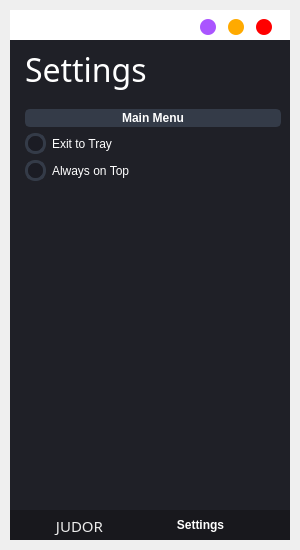
<?xml version="1.0" encoding="UTF-8"?>
<ui version="4.0">
 <class>MainWindow</class>
 <widget class="QMainWindow" name="MainWindow">
  <property name="geometry">
   <rect>
    <x>0</x>
    <y>0</y>
    <width>300</width>
    <height>550</height>
   </rect>
  </property>
  <property name="minimumSize">
   <size>
    <width>300</width>
    <height>550</height>
   </size>
  </property>
  <property name="maximumSize">
   <size>
    <width>300</width>
    <height>16777215</height>
   </size>
  </property>
  <property name="windowTitle">
   <string>MainWindow</string>
  </property>
  <widget class="QWidget" name="centralwidget">
   <property name="sizePolicy">
    <sizepolicy hsizetype="Preferred" vsizetype="Preferred">
     <horstretch>0</horstretch>
     <verstretch>0</verstretch>
    </sizepolicy>
   </property>
   <property name="minimumSize">
    <size>
     <width>300</width>
     <height>550</height>
    </size>
   </property>
   <property name="maximumSize">
    <size>
     <width>16777215</width>
     <height>16777215</height>
    </size>
   </property>
   <property name="styleSheet">
    <string notr="true"/>
   </property>
   <layout class="QVBoxLayout" name="drop_shadow_layout">
    <property name="spacing">
     <number>0</number>
    </property>
    <property name="leftMargin">
     <number>10</number>
    </property>
    <property name="topMargin">
     <number>10</number>
    </property>
    <property name="rightMargin">
     <number>10</number>
    </property>
    <property name="bottomMargin">
     <number>10</number>
    </property>
    <item>
     <widget class="QFrame" name="drop_shadow_frame">
      <property name="maximumSize">
       <size>
        <width>16777215</width>
        <height>16777215</height>
       </size>
      </property>
      <property name="styleSheet">
       <string notr="true">background-color: rgb(255, 255, 255);
border: 0px;

</string>
      </property>
      <property name="frameShape">
       <enum>QFrame::NoFrame</enum>
      </property>
      <property name="frameShadow">
       <enum>QFrame::Raised</enum>
      </property>
      <layout class="QVBoxLayout" name="verticalLayout">
       <property name="spacing">
        <number>0</number>
       </property>
       <property name="leftMargin">
        <number>0</number>
       </property>
       <property name="topMargin">
        <number>0</number>
       </property>
       <property name="rightMargin">
        <number>0</number>
       </property>
       <property name="bottomMargin">
        <number>0</number>
       </property>
       <item>
        <widget class="QFrame" name="title_bar">
         <property name="maximumSize">
          <size>
           <width>16777215</width>
           <height>30</height>
          </size>
         </property>
         <property name="styleSheet">
          <string notr="true">background-color:none;</string>
         </property>
         <property name="frameShape">
          <enum>QFrame::NoFrame</enum>
         </property>
         <property name="frameShadow">
          <enum>QFrame::Raised</enum>
         </property>
         <layout class="QHBoxLayout" name="horizontalLayout">
          <property name="spacing">
           <number>0</number>
          </property>
          <property name="leftMargin">
           <number>0</number>
          </property>
          <property name="topMargin">
           <number>0</number>
          </property>
          <property name="rightMargin">
           <number>0</number>
          </property>
          <property name="bottomMargin">
           <number>0</number>
          </property>
          <item>
           <widget class="QFrame" name="frame_title">
            <property name="minimumSize">
             <size>
              <width>0</width>
              <height>0</height>
             </size>
            </property>
            <property name="font">
             <font>
              <family>Segoe UI</family>
              <pointsize>14</pointsize>
              <weight>75</weight>
              <bold>true</bold>
             </font>
            </property>
            <property name="frameShape">
             <enum>QFrame::StyledPanel</enum>
            </property>
            <property name="frameShadow">
             <enum>QFrame::Raised</enum>
            </property>
            <layout class="QHBoxLayout" name="horizontalLayout_7">
             <property name="spacing">
              <number>0</number>
             </property>
             <property name="leftMargin">
              <number>15</number>
             </property>
             <property name="topMargin">
              <number>3</number>
             </property>
             <property name="rightMargin">
              <number>0</number>
             </property>
             <property name="bottomMargin">
              <number>0</number>
             </property>
            </layout>
           </widget>
          </item>
          <item>
           <widget class="QFrame" name="frame_btns">
            <property name="maximumSize">
             <size>
              <width>105</width>
              <height>16777215</height>
             </size>
            </property>
            <property name="frameShape">
             <enum>QFrame::StyledPanel</enum>
            </property>
            <property name="frameShadow">
             <enum>QFrame::Raised</enum>
            </property>
            <layout class="QHBoxLayout" name="horizontalLayout_2">
             <item>
              <widget class="QPushButton" name="btn_forcequit">
               <property name="minimumSize">
                <size>
                 <width>16</width>
                 <height>16</height>
                </size>
               </property>
               <property name="maximumSize">
                <size>
                 <width>16</width>
                 <height>16</height>
                </size>
               </property>
               <property name="styleSheet">
                <string notr="true">QPushButton {
	border: none;
	border-radius: 8px;

	background-color: rgb(170, 85, 255);
}
QPushButton:hover {
	
	background-color: rgb(170, 85, 255, 150);;
}</string>
               </property>
               <property name="text">
                <string/>
               </property>
              </widget>
             </item>
             <item>
              <widget class="QPushButton" name="btn_minimize">
               <property name="minimumSize">
                <size>
                 <width>16</width>
                 <height>16</height>
                </size>
               </property>
               <property name="maximumSize">
                <size>
                 <width>16</width>
                 <height>16</height>
                </size>
               </property>
               <property name="styleSheet">
                <string notr="true">QPushButton {
	border: none;
	border-radius: 8px;
	
	background-color: rgb(255, 170, 0);
}
QPushButton:hover {
	
	
	background-color: rgba(255, 170, 0, 150);
}</string>
               </property>
               <property name="text">
                <string/>
               </property>
              </widget>
             </item>
             <item>
              <widget class="QPushButton" name="btn_close">
               <property name="minimumSize">
                <size>
                 <width>16</width>
                 <height>16</height>
                </size>
               </property>
               <property name="maximumSize">
                <size>
                 <width>16</width>
                 <height>16</height>
                </size>
               </property>
               <property name="styleSheet">
                <string notr="true">QPushButton {
	border: none;
	border-radius: 8px;
	background-color: rgb(255, 0, 0);
}
QPushButton:hover {
	
	background-color: rgba(255, 0, 0, 150);

}</string>
               </property>
               <property name="text">
                <string/>
               </property>
              </widget>
             </item>
            </layout>
           </widget>
          </item>
         </layout>
        </widget>
       </item>
       <item>
        <widget class="QFrame" name="content_bar">
         <property name="maximumSize">
          <size>
           <width>16777215</width>
           <height>16777215</height>
          </size>
         </property>
         <property name="styleSheet">
          <string notr="true">background-color:none;</string>
         </property>
         <property name="frameShape">
          <enum>QFrame::StyledPanel</enum>
         </property>
         <property name="frameShadow">
          <enum>QFrame::Raised</enum>
         </property>
         <layout class="QVBoxLayout" name="verticalLayout_4">
          <property name="spacing">
           <number>0</number>
          </property>
          <property name="leftMargin">
           <number>0</number>
          </property>
          <property name="topMargin">
           <number>0</number>
          </property>
          <property name="rightMargin">
           <number>0</number>
          </property>
          <property name="bottomMargin">
           <number>0</number>
          </property>
          <item>
           <widget class="QStackedWidget" name="stackedWidget">
            <property name="lineWidth">
             <number>0</number>
            </property>
            <property name="currentIndex">
             <number>1</number>
            </property>
            <widget class="QWidget" name="page_home">
             <layout class="QVBoxLayout" name="verticalLayout_5">
              <property name="spacing">
               <number>0</number>
              </property>
              <property name="leftMargin">
               <number>0</number>
              </property>
              <property name="topMargin">
               <number>0</number>
              </property>
              <property name="rightMargin">
               <number>0</number>
              </property>
              <property name="bottomMargin">
               <number>0</number>
              </property>
              <item>
               <widget class="QFrame" name="frame_content_home">
                <property name="frameShape">
                 <enum>QFrame::StyledPanel</enum>
                </property>
                <property name="frameShadow">
                 <enum>QFrame::Raised</enum>
                </property>
                <property name="lineWidth">
                 <number>1</number>
                </property>
                <layout class="QHBoxLayout" name="horizontalLayout_4">
                 <property name="spacing">
                  <number>0</number>
                 </property>
                 <property name="leftMargin">
                  <number>0</number>
                 </property>
                 <property name="topMargin">
                  <number>0</number>
                 </property>
                 <property name="rightMargin">
                  <number>0</number>
                 </property>
                 <property name="bottomMargin">
                  <number>0</number>
                 </property>
                 <item>
                  <widget class="QFrame" name="frame_info">
                   <property name="minimumSize">
                    <size>
                     <width>250</width>
                     <height>250</height>
                    </size>
                   </property>
                   <property name="maximumSize">
                    <size>
                     <width>16777215</width>
                     <height>16777215</height>
                    </size>
                   </property>
                   <property name="frameShape">
                    <enum>QFrame::StyledPanel</enum>
                   </property>
                   <property name="frameShadow">
                    <enum>QFrame::Raised</enum>
                   </property>
                   <property name="lineWidth">
                    <number>0</number>
                   </property>
                   <layout class="QVBoxLayout" name="verticalLayout_6">
                    <property name="spacing">
                     <number>0</number>
                    </property>
                    <property name="leftMargin">
                     <number>0</number>
                    </property>
                    <property name="topMargin">
                     <number>0</number>
                    </property>
                    <property name="rightMargin">
                     <number>0</number>
                    </property>
                    <property name="bottomMargin">
                     <number>0</number>
                    </property>
                    <item>
                     <widget class="QFrame" name="frame_timedate">
                      <property name="sizePolicy">
                       <sizepolicy hsizetype="Preferred" vsizetype="Fixed">
                        <horstretch>0</horstretch>
                        <verstretch>0</verstretch>
                       </sizepolicy>
                      </property>
                      <property name="minimumSize">
                       <size>
                        <width>0</width>
                        <height>0</height>
                       </size>
                      </property>
                      <property name="maximumSize">
                       <size>
                        <width>16777215</width>
                        <height>16777215</height>
                       </size>
                      </property>
                      <property name="font">
                       <font>
                        <pointsize>1</pointsize>
                       </font>
                      </property>
                      <property name="styleSheet">
                       <string notr="true"/>
                      </property>
                      <property name="frameShape">
                       <enum>QFrame::StyledPanel</enum>
                      </property>
                      <property name="frameShadow">
                       <enum>QFrame::Raised</enum>
                      </property>
                      <layout class="QVBoxLayout" name="verticalLayout_2">
                       <property name="spacing">
                        <number>0</number>
                       </property>
                       <property name="leftMargin">
                        <number>0</number>
                       </property>
                       <property name="topMargin">
                        <number>0</number>
                       </property>
                       <property name="rightMargin">
                        <number>0</number>
                       </property>
                       <property name="bottomMargin">
                        <number>0</number>
                       </property>
                       <item>
                        <widget class="QLabel" name="label_date_3">
                         <property name="minimumSize">
                          <size>
                           <width>0</width>
                           <height>0</height>
                          </size>
                         </property>
                         <property name="maximumSize">
                          <size>
                           <width>16777215</width>
                           <height>16777215</height>
                          </size>
                         </property>
                         <property name="font">
                          <font>
                           <family>LEMON MILK</family>
                           <pointsize>18</pointsize>
                          </font>
                         </property>
                         <property name="layoutDirection">
                          <enum>Qt::LeftToRight</enum>
                         </property>
                         <property name="styleSheet">
                          <string notr="true">
color: rgb(45, 45, 45);</string>
                         </property>
                         <property name="lineWidth">
                          <number>3</number>
                         </property>
                         <property name="midLineWidth">
                          <number>-4</number>
                         </property>
                         <property name="text">
                          <string>&lt;html&gt;&lt;head/&gt;&lt;body&gt;&lt;p align=&quot;center&quot;&gt;11th November, 2021&lt;/p&gt;&lt;/body&gt;&lt;/html&gt;</string>
                         </property>
                         <property name="alignment">
                          <set>Qt::AlignCenter</set>
                         </property>
                        </widget>
                       </item>
                       <item>
                        <widget class="QLabel" name="label_time">
                         <property name="minimumSize">
                          <size>
                           <width>0</width>
                           <height>0</height>
                          </size>
                         </property>
                         <property name="maximumSize">
                          <size>
                           <width>16777215</width>
                           <height>16777215</height>
                          </size>
                         </property>
                         <property name="font">
                          <font>
                           <family>LEMON MILK</family>
                           <pointsize>50</pointsize>
                          </font>
                         </property>
                         <property name="layoutDirection">
                          <enum>Qt::LeftToRight</enum>
                         </property>
                         <property name="styleSheet">
                          <string notr="true">
color: rgb(0, 0, 0);</string>
                         </property>
                         <property name="lineWidth">
                          <number>3</number>
                         </property>
                         <property name="midLineWidth">
                          <number>-4</number>
                         </property>
                         <property name="text">
                          <string>&lt;html&gt;&lt;head/&gt;&lt;body&gt;&lt;p align=&quot;center&quot;&gt;7:00PM&lt;/p&gt;&lt;/body&gt;&lt;/html&gt;</string>
                         </property>
                         <property name="alignment">
                          <set>Qt::AlignCenter</set>
                         </property>
                        </widget>
                       </item>
                      </layout>
                     </widget>
                    </item>
                    <item>
                     <widget class="QFrame" name="frame_todolist">
                      <property name="styleSheet">
                       <string notr="true">background-color: rgb(31, 32, 39);</string>
                      </property>
                      <property name="frameShape">
                       <enum>QFrame::StyledPanel</enum>
                      </property>
                      <property name="frameShadow">
                       <enum>QFrame::Raised</enum>
                      </property>
                      <layout class="QVBoxLayout" name="verticalLayout_9">
                       <property name="spacing">
                        <number>0</number>
                       </property>
                       <property name="leftMargin">
                        <number>0</number>
                       </property>
                       <property name="topMargin">
                        <number>0</number>
                       </property>
                       <property name="rightMargin">
                        <number>0</number>
                       </property>
                       <property name="bottomMargin">
                        <number>0</number>
                       </property>
                       <item>
                        <widget class="QFrame" name="frame_tools">
                         <property name="maximumSize">
                          <size>
                           <width>16777215</width>
                           <height>70</height>
                          </size>
                         </property>
                         <property name="styleSheet">
                          <string notr="true">background-color: rgb(41, 45, 56);
border: 0px;

</string>
                         </property>
                         <property name="frameShape">
                          <enum>QFrame::StyledPanel</enum>
                         </property>
                         <property name="frameShadow">
                          <enum>QFrame::Raised</enum>
                         </property>
                         <layout class="QGridLayout" name="gridLayout">
                          <property name="sizeConstraint">
                           <enum>QLayout::SetDefaultConstraint</enum>
                          </property>
                          <property name="spacing">
                           <number>6</number>
                          </property>
                          <item row="0" column="0">
                           <widget class="QPushButton" name="newtask">
                            <property name="sizePolicy">
                             <sizepolicy hsizetype="Preferred" vsizetype="Preferred">
                              <horstretch>0</horstretch>
                              <verstretch>0</verstretch>
                             </sizepolicy>
                            </property>
                            <property name="minimumSize">
                             <size>
                              <width>0</width>
                              <height>0</height>
                             </size>
                            </property>
                            <property name="font">
                             <font>
                              <family>Segoe UI</family>
                              <pointsize>9</pointsize>
                              <weight>75</weight>
                              <bold>true</bold>
                             </font>
                            </property>
                            <property name="styleSheet">
                             <string notr="true">QPushButton {	
	
	color: rgb(255, 255, 255);
	border: 2px solid rgb(52, 59, 72);
	border-radius: 5px;	
	background-color: rgb(52, 59, 72);
}
QPushButton:hover {
	background-color: rgb(57, 65, 80);
	border: 2px solid rgb(61, 70, 86);
}
QPushButton:pressed {	
	background-color: rgb(35, 40, 49);
	border: 2px solid rgb(43, 50, 61);
}</string>
                            </property>
                            <property name="text">
                             <string>New Task</string>
                            </property>
                            <property name="icon">
                             <iconset>
                              <normaloff>images/cil-input.png</normaloff>images/cil-input.png</iconset>
                            </property>
                           </widget>
                          </item>
                          <item row="1" column="0">
                           <widget class="QPushButton" name="deletetask">
                            <property name="sizePolicy">
                             <sizepolicy hsizetype="Preferred" vsizetype="Preferred">
                              <horstretch>0</horstretch>
                              <verstretch>0</verstretch>
                             </sizepolicy>
                            </property>
                            <property name="minimumSize">
                             <size>
                              <width>0</width>
                              <height>0</height>
                             </size>
                            </property>
                            <property name="font">
                             <font>
                              <family>Segoe UI</family>
                              <pointsize>9</pointsize>
                              <weight>75</weight>
                              <bold>true</bold>
                             </font>
                            </property>
                            <property name="styleSheet">
                             <string notr="true">QPushButton {
	
	color: rgb(255, 255, 255);
	border: 2px solid rgb(52, 59, 72);
	border-radius: 5px;	
	background-color: rgb(52, 59, 72);
}
QPushButton:hover {
	background-color: rgb(57, 65, 80);
	border: 2px solid rgb(61, 70, 86);
}
QPushButton:pressed {	
	background-color: rgb(35, 40, 49);
	border: 2px solid rgb(43, 50, 61);
}</string>
                            </property>
                            <property name="text">
                             <string>Reset All</string>
                            </property>
                            <property name="icon">
                             <iconset>
                              <normaloff>images/cil-x-circle.png</normaloff>images/cil-x-circle.png</iconset>
                            </property>
                           </widget>
                          </item>
                          <item row="0" column="1" rowspan="2">
                           <widget class="QTextEdit" name="textEdit">
                            <property name="sizePolicy">
                             <sizepolicy hsizetype="Preferred" vsizetype="Preferred">
                              <horstretch>0</horstretch>
                              <verstretch>0</verstretch>
                             </sizepolicy>
                            </property>
                            <property name="styleSheet">
                             <string notr="true">background-color: rgb(109, 113, 127);</string>
                            </property>
                            <property name="inputMethodHints">
                             <set>Qt::ImhNone</set>
                            </property>
                            <property name="frameShadow">
                             <enum>QFrame::Sunken</enum>
                            </property>
                           </widget>
                          </item>
                         </layout>
                        </widget>
                       </item>
                       <item>
                        <widget class="QFrame" name="frame_actuallist">
                         <property name="styleSheet">
                          <string notr="true">QCheckBox::indicator {
    border: 3px solid rgb(52, 59, 72);
	width: 15px;
	height: 15px;
	border-radius: 10px;
	background: rgb(27, 28, 36)
   

}
QCheckBox::indicator:hover {
    border: 3px solid rgb(58, 66, 81);
	background-image: url(:/images/images/cil-check-alt.png);
}

QCheckBox::indicator:checked {
    border: 3px solid rgb(58, 66, 81);
	background-image: url(:/images/images/cil-check.png);
}
</string>
                         </property>
                         <property name="inputMethodHints">
                          <set>Qt::ImhMultiLine</set>
                         </property>
                         <property name="frameShape">
                          <enum>QFrame::StyledPanel</enum>
                         </property>
                         <property name="frameShadow">
                          <enum>QFrame::Raised</enum>
                         </property>
                         <layout class="QFormLayout" name="formLayout">
                          <property name="horizontalSpacing">
                           <number>60</number>
                          </property>
                          <property name="verticalSpacing">
                           <number>6</number>
                          </property>
                          <property name="leftMargin">
                           <number>6</number>
                          </property>
                          <property name="topMargin">
                           <number>6</number>
                          </property>
                          <property name="rightMargin">
                           <number>6</number>
                          </property>
                          <property name="bottomMargin">
                           <number>6</number>
                          </property>
                         </layout>
                        </widget>
                       </item>
                      </layout>
                     </widget>
                    </item>
                   </layout>
                  </widget>
                 </item>
                </layout>
               </widget>
              </item>
             </layout>
            </widget>
            <widget class="QWidget" name="page_credits">
             <layout class="QVBoxLayout" name="verticalLayout_3">
              <property name="spacing">
               <number>0</number>
              </property>
              <property name="leftMargin">
               <number>0</number>
              </property>
              <property name="topMargin">
               <number>0</number>
              </property>
              <property name="rightMargin">
               <number>0</number>
              </property>
              <property name="bottomMargin">
               <number>0</number>
              </property>
              <item>
               <widget class="QFrame" name="frame_content_credits">
                <property name="styleSheet">
                 <string notr="true">background-color: rgb(31, 32, 39);</string>
                </property>
                <property name="frameShape">
                 <enum>QFrame::StyledPanel</enum>
                </property>
                <property name="frameShadow">
                 <enum>QFrame::Raised</enum>
                </property>
                <layout class="QVBoxLayout" name="verticalLayout_7">
                 <property name="spacing">
                  <number>0</number>
                 </property>
                 <property name="leftMargin">
                  <number>0</number>
                 </property>
                 <property name="topMargin">
                  <number>0</number>
                 </property>
                 <property name="rightMargin">
                  <number>0</number>
                 </property>
                 <property name="bottomMargin">
                  <number>0</number>
                 </property>
                 <item>
                  <widget class="QFrame" name="frame_settinglabel">
                   <property name="maximumSize">
                    <size>
                     <width>16777215</width>
                     <height>60</height>
                    </size>
                   </property>
                   <property name="frameShape">
                    <enum>QFrame::StyledPanel</enum>
                   </property>
                   <property name="frameShadow">
                    <enum>QFrame::Raised</enum>
                   </property>
                   <layout class="QHBoxLayout" name="horizontalLayout_6">
                    <property name="spacing">
                     <number>0</number>
                    </property>
                    <property name="leftMargin">
                     <number>15</number>
                    </property>
                    <property name="topMargin">
                     <number>0</number>
                    </property>
                    <property name="rightMargin">
                     <number>0</number>
                    </property>
                    <property name="bottomMargin">
                     <number>0</number>
                    </property>
                    <item>
                     <widget class="QLabel" name="label_settings">
                      <property name="font">
                       <font>
                        <family>LEMON MILK</family>
                        <pointsize>24</pointsize>
                        <weight>50</weight>
                        <bold>false</bold>
                       </font>
                      </property>
                      <property name="styleSheet">
                       <string notr="true">color: rgb(255, 255, 255);</string>
                      </property>
                      <property name="text">
                       <string>&lt;html&gt;&lt;head/&gt;&lt;body&gt;&lt;p align=&quot;leftr&quot;&gt;Settings&lt;/p&gt;&lt;/body&gt;&lt;/html&gt;</string>
                      </property>
                     </widget>
                    </item>
                   </layout>
                  </widget>
                 </item>
                 <item>
                  <widget class="QFrame" name="frame_settingoptions">
                   <property name="styleSheet">
                    <string notr="true">QCheckBox::indicator {
    border: 3px solid rgb(52, 59, 72);
	width: 15px;
	height: 15px;
	border-radius: 10px;
	background: rgb(27, 28, 36)
   


}
QCheckBox::indicator:hover {
    border: 3px solid rgb(58, 66, 81);
	background-image: url(:/images/images/cil-check-alt.png);

}

QCheckBox::indicator:checked {
    border: 3px solid rgb(58, 66, 81);
	background-image: url(:/images/images/cil-check.png);
}
</string>
                   </property>
                   <property name="frameShape">
                    <enum>QFrame::StyledPanel</enum>
                   </property>
                   <property name="frameShadow">
                    <enum>QFrame::Raised</enum>
                   </property>
                   <layout class="QFormLayout" name="formLayout_2">
                    <item row="1" column="1">
                     <widget class="QPushButton" name="btn_backmenu">
                      <property name="sizePolicy">
                       <sizepolicy hsizetype="Preferred" vsizetype="Preferred">
                        <horstretch>0</horstretch>
                        <verstretch>0</verstretch>
                       </sizepolicy>
                      </property>
                      <property name="minimumSize">
                       <size>
                        <width>0</width>
                        <height>0</height>
                       </size>
                      </property>
                      <property name="font">
                       <font>
                        <family>Segoe UI</family>
                        <pointsize>9</pointsize>
                        <weight>75</weight>
                        <bold>true</bold>
                       </font>
                      </property>
                      <property name="styleSheet">
                       <string notr="true">QPushButton {	
	
	color: rgb(255, 255, 255);
	border: 2px solid rgb(52, 59, 72);
	border-radius: 5px;	
	background-color: rgb(52, 59, 72);
}
QPushButton:hover {
	background-color: rgb(57, 65, 80);
	border: 2px solid rgb(61, 70, 86);
}
QPushButton:pressed {	
	background-color: rgb(35, 40, 49);
	border: 2px solid rgb(43, 50, 61);
}</string>
                      </property>
                      <property name="text">
                       <string>Main Menu</string>
                      </property>
                      <property name="icon">
                       <iconset>
                        <normaloff>images/cil-arrow-left.png</normaloff>images/cil-arrow-left.png</iconset>
                      </property>
                     </widget>
                    </item>
                    <item row="2" column="1">
                     <widget class="QCheckBox" name="checkBox_exitTray">
                      <property name="autoFillBackground">
                       <bool>false</bool>
                      </property>
                      <property name="styleSheet">
                       <string notr="true">color: rgb(255, 255, 255);</string>
                      </property>
                      <property name="text">
                       <string>Exit to Tray</string>
                      </property>
                     </widget>
                    </item>
                    <item row="3" column="1">
                     <widget class="QCheckBox" name="checkBox_onTop">
                      <property name="autoFillBackground">
                       <bool>false</bool>
                      </property>
                      <property name="styleSheet">
                       <string notr="true">color: rgb(255, 255, 255)</string>
                      </property>
                      <property name="text">
                       <string>Always on Top</string>
                      </property>
                     </widget>
                    </item>
                   </layout>
                  </widget>
                 </item>
                </layout>
               </widget>
              </item>
             </layout>
            </widget>
           </widget>
          </item>
         </layout>
        </widget>
       </item>
       <item>
        <widget class="QFrame" name="credits_bar">
         <property name="maximumSize">
          <size>
           <width>16777215</width>
           <height>30</height>
          </size>
         </property>
         <property name="styleSheet">
          <string notr="true">background-color:none;</string>
         </property>
         <property name="frameShape">
          <enum>QFrame::NoFrame</enum>
         </property>
         <property name="frameShadow">
          <enum>QFrame::Raised</enum>
         </property>
         <layout class="QHBoxLayout" name="horizontalLayout_3">
          <property name="spacing">
           <number>0</number>
          </property>
          <property name="leftMargin">
           <number>0</number>
          </property>
          <property name="topMargin">
           <number>0</number>
          </property>
          <property name="rightMargin">
           <number>0</number>
          </property>
          <property name="bottomMargin">
           <number>0</number>
          </property>
          <item>
           <widget class="QFrame" name="frame_label_credits">
            <property name="styleSheet">
             <string notr="true">background-color: rgb(24, 24, 29);</string>
            </property>
            <property name="frameShape">
             <enum>QFrame::StyledPanel</enum>
            </property>
            <property name="frameShadow">
             <enum>QFrame::Raised</enum>
            </property>
            <layout class="QHBoxLayout" name="horizontalLayout_5">
             <property name="spacing">
              <number>0</number>
             </property>
             <property name="topMargin">
              <number>5</number>
             </property>
             <property name="bottomMargin">
              <number>5</number>
             </property>
             <item>
              <widget class="QLabel" name="label_credits">
               <property name="font">
                <font>
                 <family>LEMON MILK</family>
                 <pointsize>11</pointsize>
                </font>
               </property>
               <property name="styleSheet">
                <string notr="true">color: rgb(235, 235, 235);</string>
               </property>
               <property name="text">
                <string>&lt;html&gt;&lt;head/&gt;&lt;body&gt;&lt;p&gt;JUDOR&lt;/p&gt;&lt;/body&gt;&lt;/html&gt;</string>
               </property>
               <property name="alignment">
                <set>Qt::AlignCenter</set>
               </property>
              </widget>
             </item>
             <item>
              <widget class="QPushButton" name="settings">
               <property name="sizePolicy">
                <sizepolicy hsizetype="Preferred" vsizetype="Preferred">
                 <horstretch>0</horstretch>
                 <verstretch>0</verstretch>
                </sizepolicy>
               </property>
               <property name="minimumSize">
                <size>
                 <width>0</width>
                 <height>0</height>
                </size>
               </property>
               <property name="font">
                <font>
                 <family>Segoe UI</family>
                 <pointsize>9</pointsize>
                 <weight>75</weight>
                 <bold>true</bold>
                </font>
               </property>
               <property name="styleSheet">
                <string notr="true">QPushButton {
	
	color: rgb(255, 255, 255);
	border: 2px;
	border-radius: 5px;	
	
}
QPushButton:hover {
background-color: rgb(49, 49, 49);
	border: 2px;
}
QPushButton:pressed {	
	background-color: rgb(35, 40, 49);
	border: 2px;
}</string>
               </property>
               <property name="text">
                <string>Settings</string>
               </property>
               <property name="icon">
                <iconset>
                 <normaloff>images/cil-menu.png</normaloff>images/cil-menu.png</iconset>
               </property>
              </widget>
             </item>
             <item>
              <widget class="QFrame" name="frame_grip">
               <property name="minimumSize">
                <size>
                 <width>20</width>
                 <height>20</height>
                </size>
               </property>
               <property name="maximumSize">
                <size>
                 <width>20</width>
                 <height>20</height>
                </size>
               </property>
               <property name="styleSheet">
                <string notr="true">padding: 5px;</string>
               </property>
               <property name="frameShape">
                <enum>QFrame::StyledPanel</enum>
               </property>
               <property name="frameShadow">
                <enum>QFrame::Raised</enum>
               </property>
              </widget>
             </item>
            </layout>
           </widget>
          </item>
         </layout>
        </widget>
       </item>
      </layout>
     </widget>
    </item>
   </layout>
  </widget>
 </widget>
 <resources>
  <include location="images.qrc"/>
 </resources>
 <connections/>
</ui>
